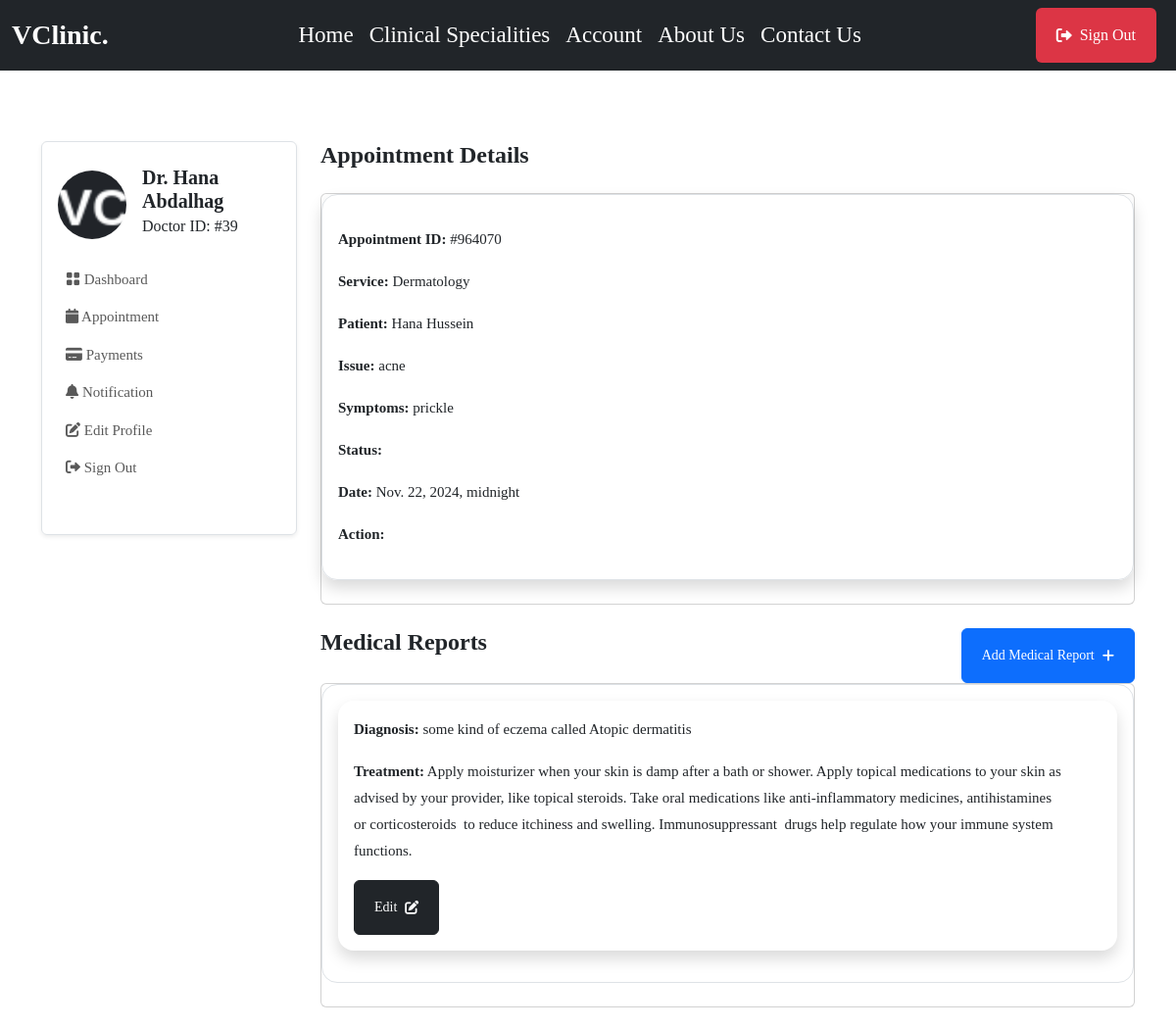
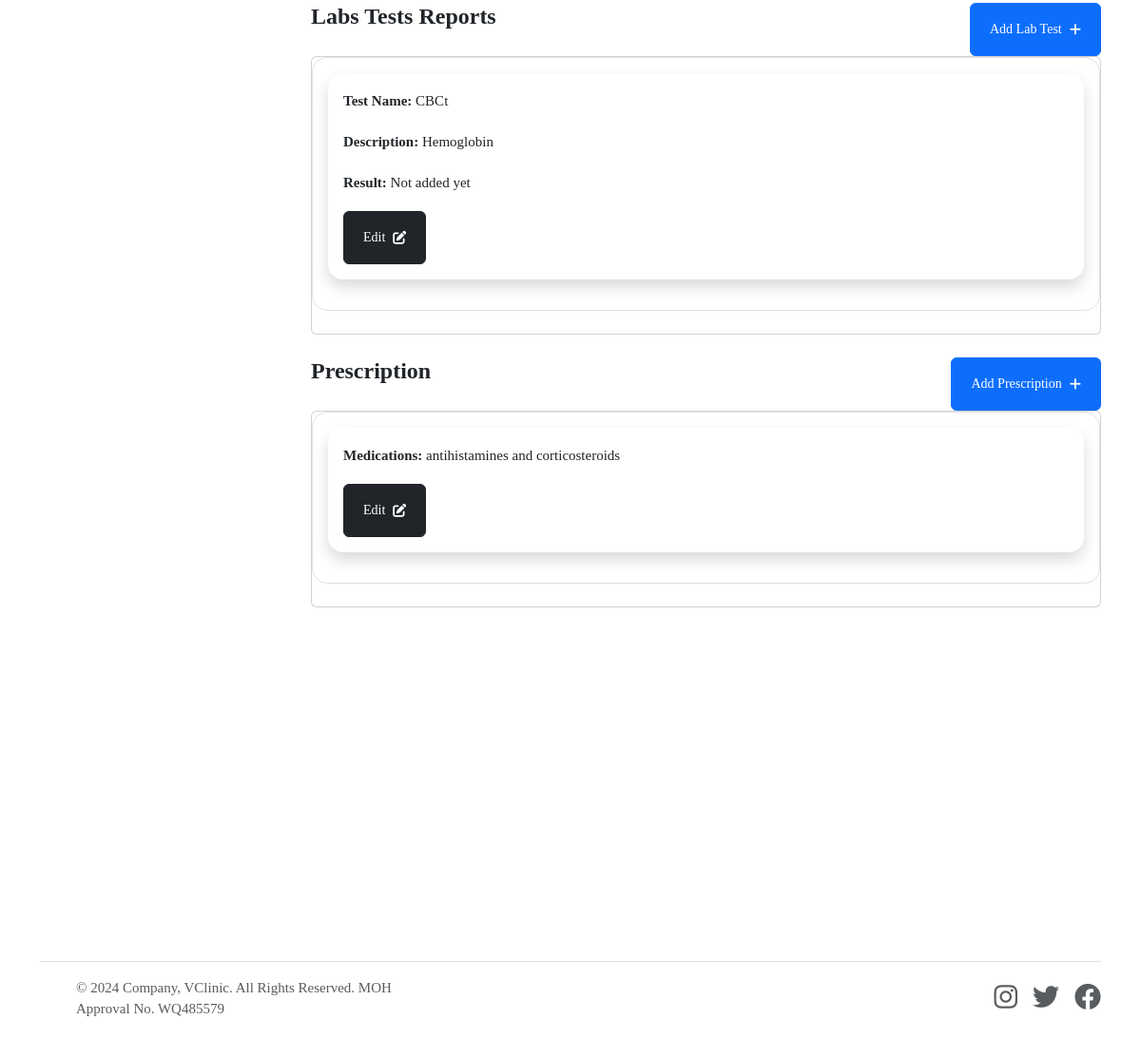
Screenshot of /doctor/appointments/964070/ (signed in) with the database file from the repository (2 pictures, top to bottom).
### userauthapp/models.py (models this page shows, shortened)
class User(AbstractUser):       # override default user model
    email = models.EmailField(unique=True)
    username = models.CharField(max_length=100, null=True, blank=True)
    user_type = models.CharField(max_length=50, choices=USER_TYPE, null=True, blank=True, default=None)
    USERNAME_FIELD = "email"
    REQUIRED_FIELDS = ['username']

### doctorapp/models.py (models this page shows, shortened)
class Doctor(models.Model):         #create a new model from scratch
    user = models.OneToOneField(userauth_models.User, on_delete=models.CASCADE)  #when we delete this user , we delete doctor, there should be only one doctor that has one user model
    image = models.FileField(upload_to='images', default='images/doctor-default.png', blank=True, null=True)
    full_name = models.CharField(max_length=100, blank=True, null=True)
    mobile = models.CharField(max_length=15, blank=True, null=True)
    country = models.CharField(max_length=100, null=True, blank=True)
    bio = models.CharField(max_length=100, null=True, blank=True)
    specializations = models.CharField(max_length=100, null=True, blank=True)
    qualifications = models.CharField(max_length=100, null=True, blank=True)
    years_of_experience = models.CharField(max_length=100, null=True, blank=True)
    next_available_appointment_date = models.DateTimeField(default=timezone.now, null=True, blank=True)

### mainapp/models.py (models this page shows, shortened)
class Appointment(models.Model):
    STATUS = [
        ('Scheduled', 'Scheduled'),
        ('Completed', 'Completed'),
        ('Pending', 'Pending'),
        ('Cancelled', 'Cancelled')
    ]
    service = models.ForeignKey(Service, on_delete=models.SET_NULL, null=True, blank=True, related_name='service_appointments')
    doctor = models.ForeignKey(doctor_models.Doctor, on_delete=models.SET_NULL, null=True, blank=True, related_name='doctor_appointments')
    patient = models.ForeignKey(patient_models.Patient, on_delete=models.SET_NULL, null=True, blank=True, related_name='appointments_patient')
    appointment_date = models.DateTimeField(null=True, blank=True)
    issues = models.TextField(blank=True, null=True)
    symptoms = models.TextField(blank=True, null=True)
    appointment_id = ShortUUIDField(length=6, max_length=10, alphabet="1234567890")
    appointment_status = models.CharField(max_length=120, choices=STATUS, default='Pending')

class Service(models.Model):
    image = models.FileField(upload_to="images", null=True, blank=True)
    name = models.CharField(max_length=255)         # name of clinical specialitis
    description = models.TextField(blank=True, null=True)       # description of clinical specialitis
    cost = models.DecimalField(max_digits=10, decimal_places=2)         # How mush the clinical specialitis cost
    available_doctors = models.ManyToManyField(doctor_models.Doctor, blank=True)        #every clinical specialitis have many doctors

class MedicalRecord(models.Model):
    appointment = models.ForeignKey(Appointment, on_delete=models.CASCADE)
    diagnosis = models.TextField()
    treatment = models.TextField()

class LabTest(models.Model):
    appointment = models.ForeignKey(Appointment, on_delete=models.CASCADE)
    test_name = models.CharField(max_length=255)
    description = models.TextField(blank=True, null=True)
    result = models.TextField(blank=True, null=True)

class Prescription(models.Model):
    appointment = models.ForeignKey(Appointment, on_delete=models.CASCADE)
    medications = models.TextField(blank=True, null=True)

### patientapp/models.py (models this page shows, shortened)
class Patient(models.Model):         #create a new model from scratch
    user = models.OneToOneField(userauth_models.User, on_delete=models.CASCADE)  #when we delete this user , we delete doctor, there should be only one doctor that has one user model
    image = models.FileField(upload_to='images', blank=True, null=True)
    full_name = models.CharField(max_length=100, blank=True, null=True)
    mobile = models.CharField(max_length=15, blank=True, null=True)
    address = models.CharField(max_length=100, null=True, blank=True)
    email = models.CharField(max_length=100, null=True, blank=True)
    gender = models.CharField(max_length=100, null=True, blank=True)
    blood_group = models.CharField(max_length=100, null=True, blank=True)
    date_of_birth= models.DateTimeField(default=timezone.now, null=True, blank=True)

### doctorapp/views.py (the view)
# urls.py: path("appointments/<appointment_id>/", views.appointment_detail, name="appointment_detail"),
@login_required
def appointment_detail(request, appointment_id):
    doctor = doctor_models.Doctor.objects.get(user=request.user)
    appointment = base_models.Appointment.objects.get(appointment_id=appointment_id, doctor=doctor)
    medical_records = base_models.MedicalRecord.objects.filter(appointment=appointment)
    lab_tests = base_models.LabTest.objects.filter(appointment=appointment)
    prescriptions = base_models.Prescription.objects.filter(appointment=appointment)
    context = {
        "appointment": appointment,
        "medical_records": medical_records,
        "lab_tests": lab_tests,
        "prescriptions": prescriptions,
    }
    return render(request, "doctorapp/appointment_detail.html", context)

### templates/doctorapp/appointment_detail.html (shortened to what this page needs)
{% extends 'partials/base.html' %} {% block content %}
<section class="pt-5 pb-5">
    <div class="container">
        <div class="row mt-0 mt-md-4">
            {% include 'doctorapp/sidebar.html' %}
            <div class="col-lg-9 col-md-8 col-12">
                <h4 class="mb-0 mb-4 fw-bold">Appointment Details</h4>
                <div class="card mb-4">
                    <div class="shadow border p-3 mb-4 rounded-4">
                        <p>
                            <a>
                                <p><span class="fw-semibold text-dark">Appointment ID:</span> #{{appointment.appointment_id}}</p>
                                <p><span class="fw-semibold text-dark">Service:</span> {{appointment.service.name}}</p>
                                <p><span class="fw-semibold text-dark">Patient:</span> {{appointment.patient.full_name}}</p>
                                <p><span class="fw-semibold text-dark">Issue:</span> {{appointment.issues}}</p>
                                <p><span class="fw-semibold text-dark">Symptoms:</span> {{appointment.symptoms}}</p>
                                <p><span class="fw-semibold text-dark">Status:</span> {{appointment.status}}</p>
                                <p><span class="fw-semibold text-dark">Date:</span> {{appointment.appointment_date}}</p>
                                <p>
                                    <span class="fw-semibold text-dark">Action:</span>
                                </p>
                            </a>
                        </p>
                    </div>
                </div>
                <div id="medical-report">
                    <div class="d-flex justify-content-between">
                        <h4 class="mb-0 mb-4 fw-bold">Medical Reports</h4>
                        <button class="btn btn-primary btn-sm" type="button" data-bs-toggle="collapse" data-bs-target="#collapseMedicalReport" aria-expanded="false" aria-controls="collapseMedicalReport">Add Medical Report <i class="fas fa-plus ms-2"></i></button>
                    </div>
                    <div class="card mb-4">
                        <div class="border p-3 mb-4 rounded-4">
                            {% for m in medical_records %}
                            <div class="shadow p-3 rounded-4 mb-3">
                                <p><span class="fw-semibold text-dark">Diagnosis:</span> {{m.diagnosis}}</p>
                                <p><span class="fw-semibold text-dark">Treatment:</span> {{m.treatment}}</p>
                                <button class="btn btn-dark btn-sm" type="button" data-bs-toggle="collapse" data-bs-target="#collapseMedicalRecord{{m.id}}" aria-expanded="false" aria-controls="collapseMedicalRecord{{m.id}}">Edit <i class="fas fa-edit ms-2"></i></button>
                            </div>
                            {% empty %}
                            <p>No medical records</p>
                            {% endfor %}
                        </div>
                    </div>
                </div>
                <div id="lab-test">
                    <div class="d-flex justify-content-between">
                        <h4 class="mb-0 mb-4 fw-bold">Labs Tests Reports</h4>
                        <button class="btn btn-primary btn-sm" type="button" data-bs-toggle="collapse" data-bs-target="#collapseLabTest" aria-expanded="false" aria-controls="collapseLabTest">Add Lab Test <i class="fas fa-plus ms-2"></i></button>
                    </div>
                    <div class="card mb-4">
                        <div class="border p-3 mb-4 rounded-4">
                            {% for l in lab_tests %}
                            <div class="shadow p-3 rounded-4 mb-3">
                                <p><span class="fw-semibold text-dark">Test Name:</span> {{l.test_name}}t</p>
                                <p><span class="fw-semibold text-dark">Description:</span> {{l.description}}</p>
                                <p><span class="fw-semibold text-dark">Result:</span> {{l.result|default:"Not added yet"}}</p>
                                <button class="btn btn-dark btn-sm" type="button" data-bs-toggle="collapse" data-bs-target="#collapseLabTest{{l.id}}" aria-expanded="false" aria-controls="collapseLabTest{{l.id}}">Edit <i class="fas fa-edit ms-2"></i></button>
                            </div>
                            {% empty %}
                            <p>No lab tests</p>
                            {% endfor %}
                        </div>
                    </div>
                </div>
                <div class="d-flex justify-content-between">
                    <h4 class="mb-0 mb-4 fw-bold">Prescription</h4>
                    <button class="btn btn-primary btn-sm" type="button" data-bs-toggle="collapse" data-bs-target="#collapsePrescription" aria-expanded="false" aria-controls="collapsePrescription">Add Prescription <i class="fas fa-plus ms-2"></i></button>
                </div>
                <div class="card mb-4">
                    <div class="border p-3 mb-4 rounded-4">
                        {% for p in prescriptions %}
                        <div class="shadow p-3 rounded-4 mb-3">
                            <p><span class="fw-semibold text-dark">Medications:</span> {{p.medications}}</p>
                            <button class="btn btn-dark btn-sm" type="button" data-bs-toggle="collapse" data-bs-target="#collapsePrescription1" aria-expanded="false" aria-controls="collapsePrescription1">Edit <i class="fas fa-edit ms-2"></i></button>
                        </div>
                        {% empty %}
                        <p>No prescriptions</p>
                        {% endfor %}
                    </div>
                </div>
            </div>
        </div>
    </div>
</section>
{% endblock content %}

### templates/doctorapp/sidebar.html (shortened to what this page needs)
<div class="col-lg-3 col-md-4 col-12">
    <nav class="navbar navbar-expand-md shadow-sm mb-4 mb-lg-0 sidenav border rounded">
        <div class="collapse navbar-collapse p-3" id="sidenav">
            <div class="navbar-nav flex-column">
                <div class="d-flex align-items-center mb-3">
                    {% if request.user.doctor.image %}
                        <img src="{{request.user.doctor.image.url}}" alt="avatar" class="rounded-circle avatar-xl" style="width: 70px; height: 70px; object-fit: cover" />
                    {% endif %}
                    <div class="ms-3">
                        <h5 class="mb-0 fw-bold">Dr. {{request.user.doctor.full_name}}</h5>
                        <p class="mb-1 fs-6">Doctor ID: #{{request.user.doctor.id}}</p>
                    </div>
                </div>
                <ul class="list-unstyled ms-n2 mb-4">
                    <li class="nav-item">
                        <a class="dropdown-item nav-link" href="{% url 'doctorapp:dashboard' %}"><i class="bi bi-grid-fill"></i> Dashboard</a>
                    </li>
                    <li class="nav-item">
                        <a class="dropdown-item nav-link" href="{% url 'doctorapp:appointments' %}"><i class="fas fa-calendar"></i> Appointment</a>
                    </li>
                    <li class="nav-item">
                        <a class="dropdown-item nav-link" href="{% url 'doctorapp:payments' %}"><i class="fas fa-credit-card"></i> Payments</a>
                    </li>
                    <li class="nav-item">
                        <a class="dropdown-item nav-link" href="{% url 'doctorapp:notifications' %}"><i class="fas fa-bell"></i> Notification</a>
                    </li>
                    <li class="nav-item">
                        <a class="nav-link" href="{% url 'doctorapp:profile' %}"> <i class="fas fa-edit"></i> Edit Profile </a>
                    </li>
                    <li class="nav-item">
                        <a class="nav-link" href="{% url 'userauthapp:sign-out' %}"> <i class="fas fa-sign-out-alt"></i> Sign Out </a>
                    </li>
                </ul>
            </div>
        </div>
    </nav>
</div>

### static/assets/css/style.css (style rules this page uses)
body { background: #ffffff; color: var(--bs-body-color); font-size: 15px; font-family: var(--body-font-family); margin: 0; overflow-x: hidden !important; font-weight: 400; }
.p, p { line-height: 1.8; color: var(--paragraphColor); }
.btn { padding: 10px 20px; height: 56px; display: inline-flex; align-items: center; justify-content: center; cursor: pointer; transition: all ease 0.4s; border-radius: 0.375rem; overflow: hidden; animation-delay: 0.7s; animation-duration: 0.5s; position: relative; }
.btn::after { background-color: rgba(255, 255, 255, 0.76); content: ""; height: 150px; left: -75px; position: absolute; top: -35px; transform: rotate(35deg); transition: all 1600ms cubic-bezier(0.19, 1, 0.22, 1); width: 40px; opacity: 0; }

### rows the page displays
User: user.doctor.image (picture), user.doctor.full_name "Hana Abdalhag", user.doctor.id "39"
Appointment: appointment_id "964070", service.name "Dermatology", patient.full_name "Hana Hussein", issues "acne", symptoms "prickle", appointment_date "Nov. 22, 2024, midnight"
MedicalRecord: diagnosis "some kind of eczema called Atopic dermatitis", treatment "Apply moisturizer when your skin is damp after a bath or shower. Apply topical medications to your skin as advised by your provider, like topical steroids. Take oral medications like anti-inflammatory medicines, antihistamines or corticosteroids to reduce itchiness and swelling. Immunosuppressant drugs help regulate how your immune system functions."
LabTest: test_name "CBC", description "Hemoglobin", result "Not added yet"
Prescription: medications "antihistamines and corticosteroids"
